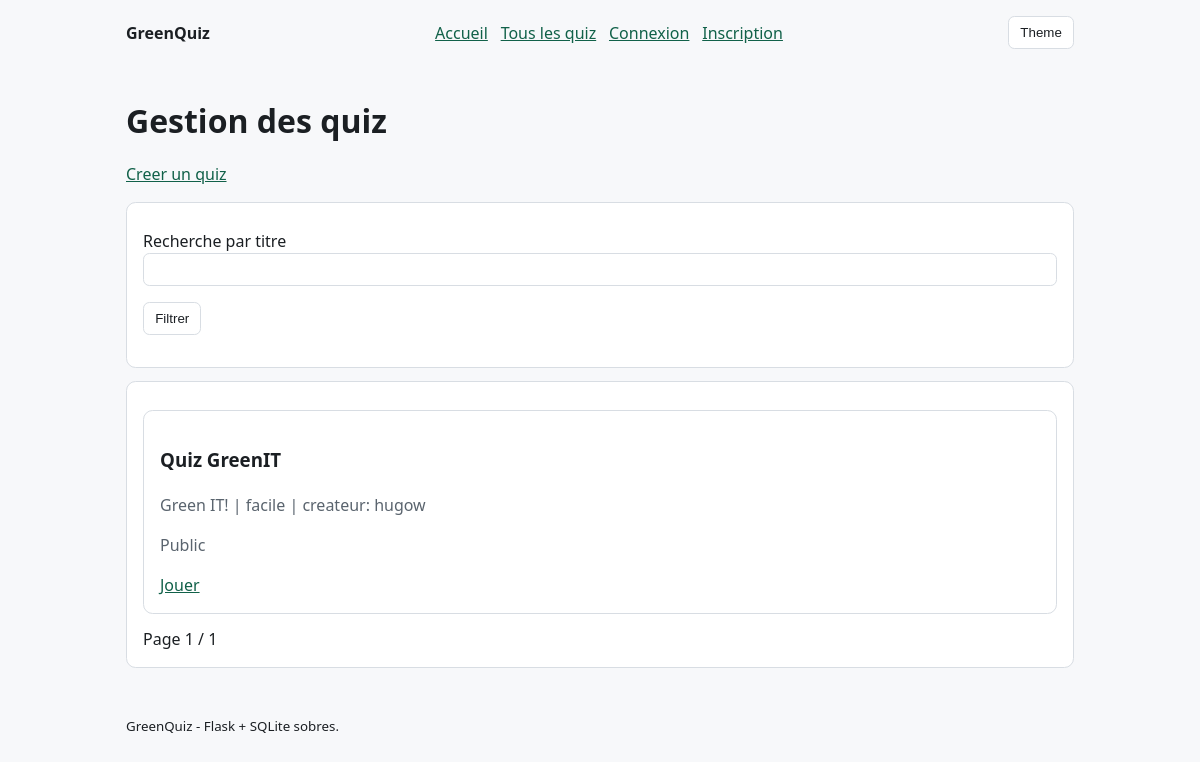
/quizzes, run on an earlier commit of the app's database.
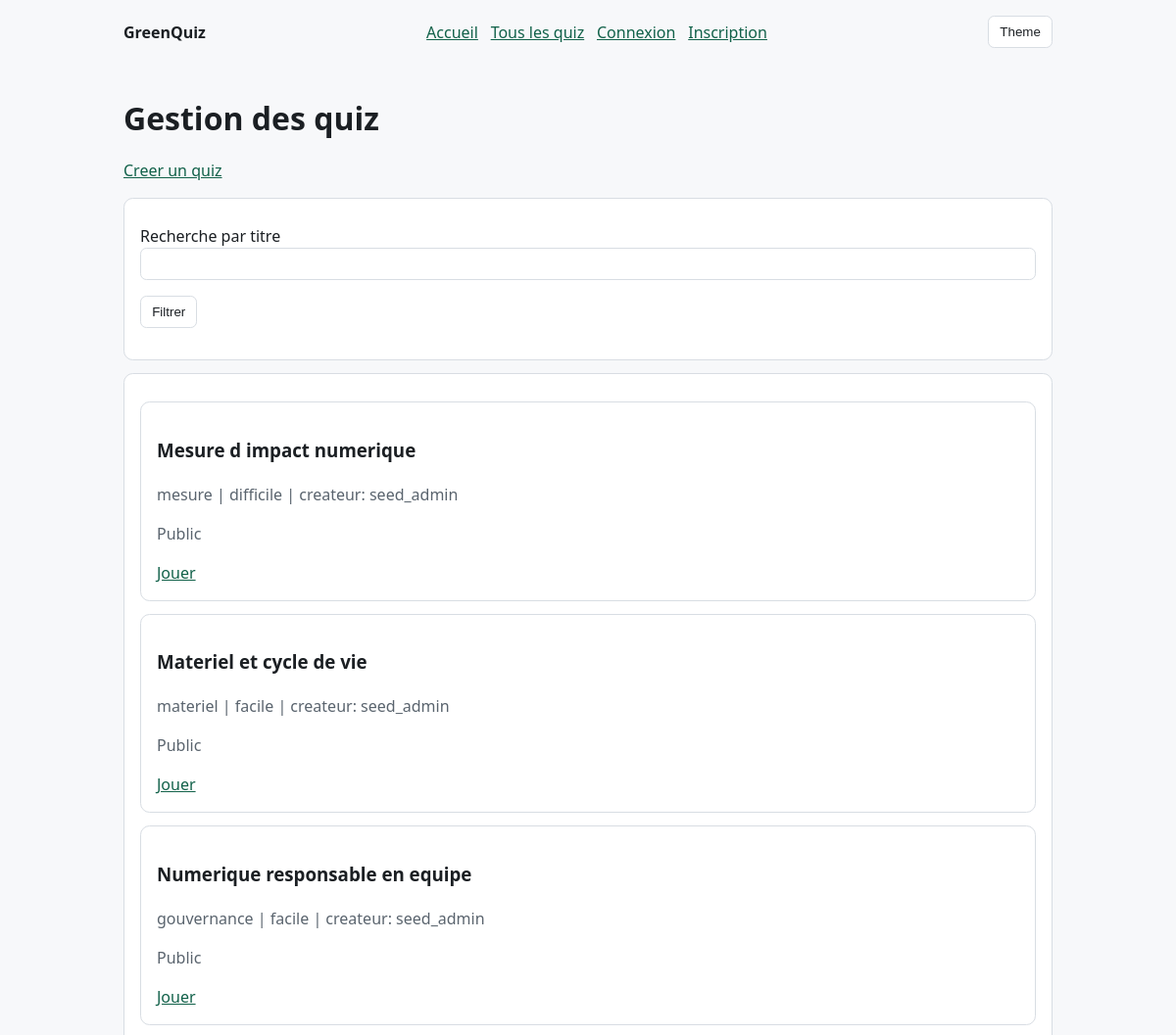
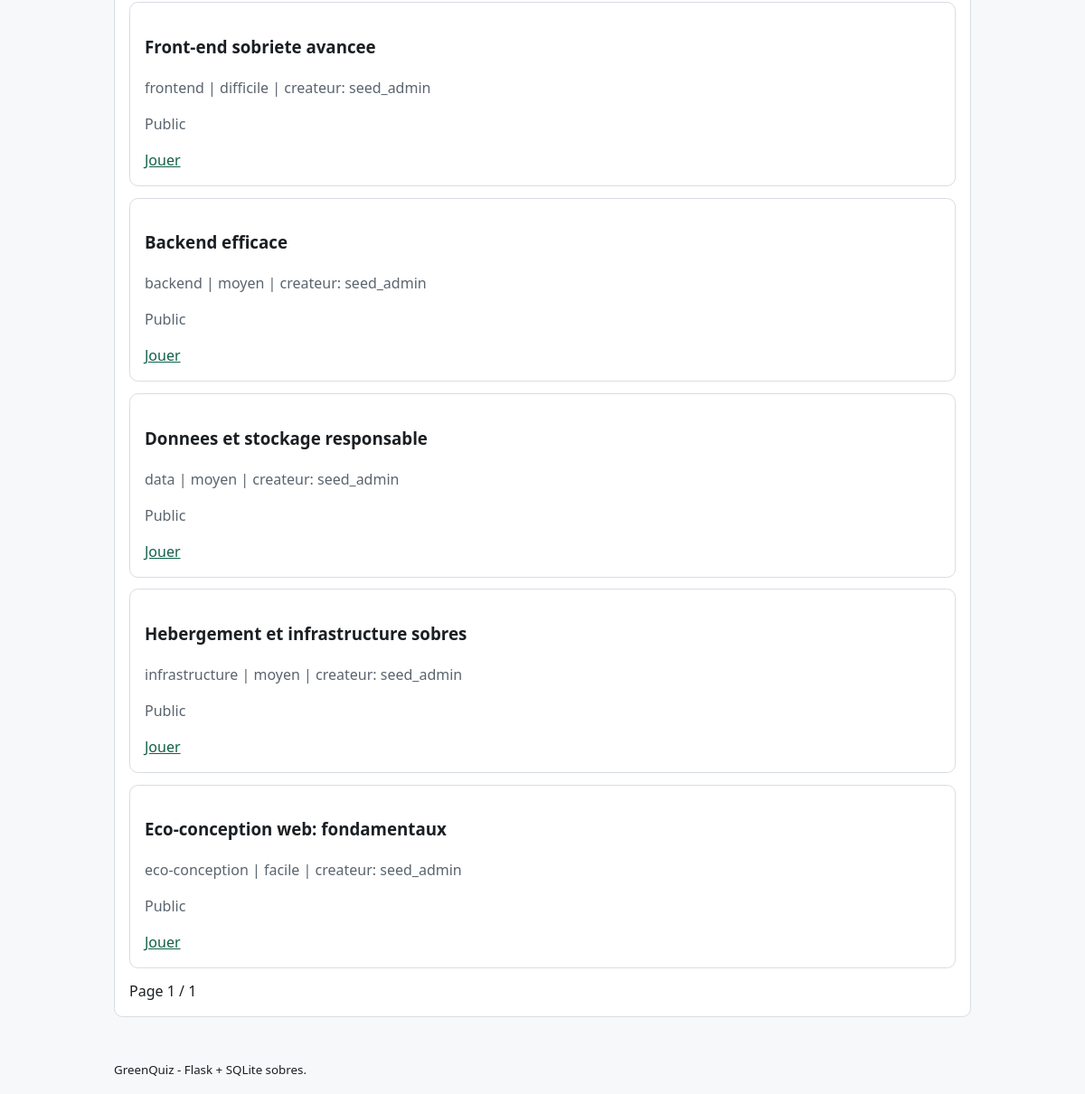
And on a later commit of the database (2 pictures, top to bottom).
### tables this page shows
CREATE TABLE quizzes (
            id INTEGER PRIMARY KEY AUTOINCREMENT,
            titre TEXT NOT NULL,
            description TEXT NOT NULL,
            id_createur INTEGER NOT NULL,
            date_creation TEXT NOT NULL DEFAULT CURRENT_TIMESTAMP,
            difficulte TEXT NOT NULL CHECK(difficulte IN ('facile', 'moyen', 'difficile')),
            categorie TEXT NOT NULL,
            est_publique INTEGER NOT NULL DEFAULT 1,
            nombre_questions INTEGER NOT NULL DEFAULT 0,
            FOREIGN KEY(id_createur) REFERENCES users(id) ON DELETE CASCADE
        );

CREATE TABLE users (
        id INTEGER PRIMARY KEY AUTOINCREMENT,
        email TEXT NOT NULL UNIQUE,
        username TEXT NOT NULL,
        password_hash TEXT NOT NULL,
        created_at TEXT NOT NULL DEFAULT CURRENT_TIMESTAMP
    , is_admin INTEGER NOT NULL DEFAULT 0);

### app.py (the view)
@app.route("/quizzes")
def quizzes_list():
    page = parse_page()
    offset = (page - 1) * PAGE_SIZE
    q = request.args.get("q", "").strip().lower()
    user = current_user()
    db = get_db()
    filters: list[str] = []
    params: list[object] = []
    if user and user["is_admin"]:
        filters.append("1 = 1")
    elif user:
        filters.append("(q.est_publique = 1 OR q.id_createur = ?)")
        params.append(user["id"])
    else:
        filters.append("q.est_publique = 1")
    if q:
        filters.append("LOWER(q.titre) LIKE ?")
        params.append(f"%{q}%")
    where = " AND ".join(filters)
    total = db.execute(f"SELECT COUNT(*) AS c FROM quizzes q WHERE {where}", params).fetchone()["c"]
    quizzes = db.execute(
        f"""
        SELECT q.id, q.titre, q.categorie, q.difficulte, q.est_publique, q.id_createur, u.username AS createur
        FROM quizzes q
        JOIN users u ON u.id = q.id_createur
        WHERE {where}
        ORDER BY q.date_creation DESC
        LIMIT ? OFFSET ?
        """,
        (*params, PAGE_SIZE, offset),
    ).fetchall()
    total_pages = max(1, (total + PAGE_SIZE - 1) // PAGE_SIZE)
    return render_template("quizzes_list.html", quizzes=quizzes, page=page, total_pages=total_pages, q=q)

### app.py (called while the page is built)
@app.context_processor
def inject_site_css():
    return {"site_css": SITE_CSS}

def get_db() -> sqlite3.Connection:
    if "db" not in g:
        g.db = sqlite3.connect(DB_PATH)
        g.db.row_factory = sqlite3.Row
    return g.db

def parse_page() -> int:
    raw = request.args.get("page", "1")
    try:
        return max(1, int(raw))
    except ValueError:
        return 1

def current_user():
    uid = session.get("uid")
    if not uid:
        return None
    return get_db().execute(
        "SELECT id, email, username, is_admin FROM users WHERE id = ? LIMIT 1", (uid,)
    ).fetchone()

@app.context_processor
def inject_user():
    return {"user": current_user()}

### templates/quizzes_list.html (shortened to what this page needs)
{% extends 'base.html' %}
{% block content %}
<h1>Gestion des quiz</h1>
<p><a href="{{ url_for('quizzes_new') }}">Creer un quiz</a></p>
<form method="get">
  <label for="q">Recherche par titre</label>
  <input id="q" name="q" value="{{ q }}">
  <p><button type="submit">Filtrer</button></p>
</form>
<section>
  {% if quizzes %}
    {% for quiz in quizzes %}
    <article>
      <h3>{{ quiz['titre'] }}</h3>
      <p class="muted">{{ quiz['categorie'] }} | {{ quiz['difficulte'] }} | createur: {{ quiz['createur'] }}</p>
      <p class="muted">{{ 'Public' if quiz['est_publique'] else 'Prive' }}</p>
      <div class="actions">
        <a href="{{ url_for('quiz_play', quiz_id=quiz['id']) }}">Jouer</a>
      </div>
    </article>
    {% endfor %}
  {% else %}
    <p>Aucun quiz trouve.</p>
  {% endif %}
  <div class="actions">
    <span>Page {{ page }} / {{ total_pages }}</span>
  </div>
</section>
{% endblock %}

### templates/base.html (shortened to what this page needs)
<!doctype html>
<html lang="fr">
<head>
</head>
<body>
<header class="wrap">
  <nav aria-label="Navigation principale">
    <a class="brand" href="{{ url_for('home') }}">GreenQuiz</a>
    <ul>
      <li><a href="{{ url_for('home') }}">Accueil</a></li>
      <li><a href="{{ url_for('quizzes_list') }}">Tous les quiz</a></li>
      {% if user %}
      <li><a href="{{ url_for('quizzes_new') }}">Nouveau quiz</a></li>
      <li><a href="{{ url_for('account') }}">Mon compte</a></li>
      {% if user["is_admin"] %}
      <li><a href="{{ url_for('users_list') }}">Utilisateurs</a></li>
      {% endif %}
      <li><a href="{{ url_for('logout') }}">Deconnexion</a></li>
      {% else %}
      <li><a href="{{ url_for('login') }}">Connexion</a></li>
      <li><a href="{{ url_for('register') }}">Inscription</a></li>
      {% endif %}
    </ul>
    <button id="toggleTheme" type="button" aria-label="Basculer le mode sombre">Theme</button>
  </nav>
</header>
<main class="wrap">
  {% block content %}{% endblock %}
</main>
<footer class="wrap"><small>GreenQuiz - Flask + SQLite sobres.</small></footer>
</body>
</html>

What changed in the data, as far as the page shows it:
no longer on this page (row unchanged): quizzes: titre "Quiz GreenIT", categorie "Green IT!", difficulte "facile", createur "hugow", est_publique "Public"
added quizzes: titre "Mesure d impact numerique", categorie "mesure", difficulte "difficile", createur "seed_admin", est_publique "Public"
added quizzes: titre "Materiel et cycle de vie", categorie "materiel", difficulte "facile", createur "seed_admin", est_publique "Public"
added quizzes: titre "Numerique responsable en equipe", categorie "gouvernance", difficulte "facile", createur "seed_admin", est_publique "Public"
added quizzes: titre "Front-end sobriete avancee", categorie "frontend", difficulte "difficile", createur "seed_admin", est_publique "Public"
added quizzes: titre "Backend efficace", categorie "backend", difficulte "moyen", createur "seed_admin", est_publique "Public"
added quizzes: titre "Donnees et stockage responsable", categorie "data", difficulte "moyen", createur "seed_admin", est_publique "Public"
added quizzes: titre "Hebergement et infrastructure sobres", categorie "infrastructure", difficulte "moyen", createur "seed_admin", est_publique "Public"
added quizzes: titre "Eco-conception web: fondamentaux", categorie "eco-conception", difficulte "facile", createur "seed_admin", est_publique "Public"
